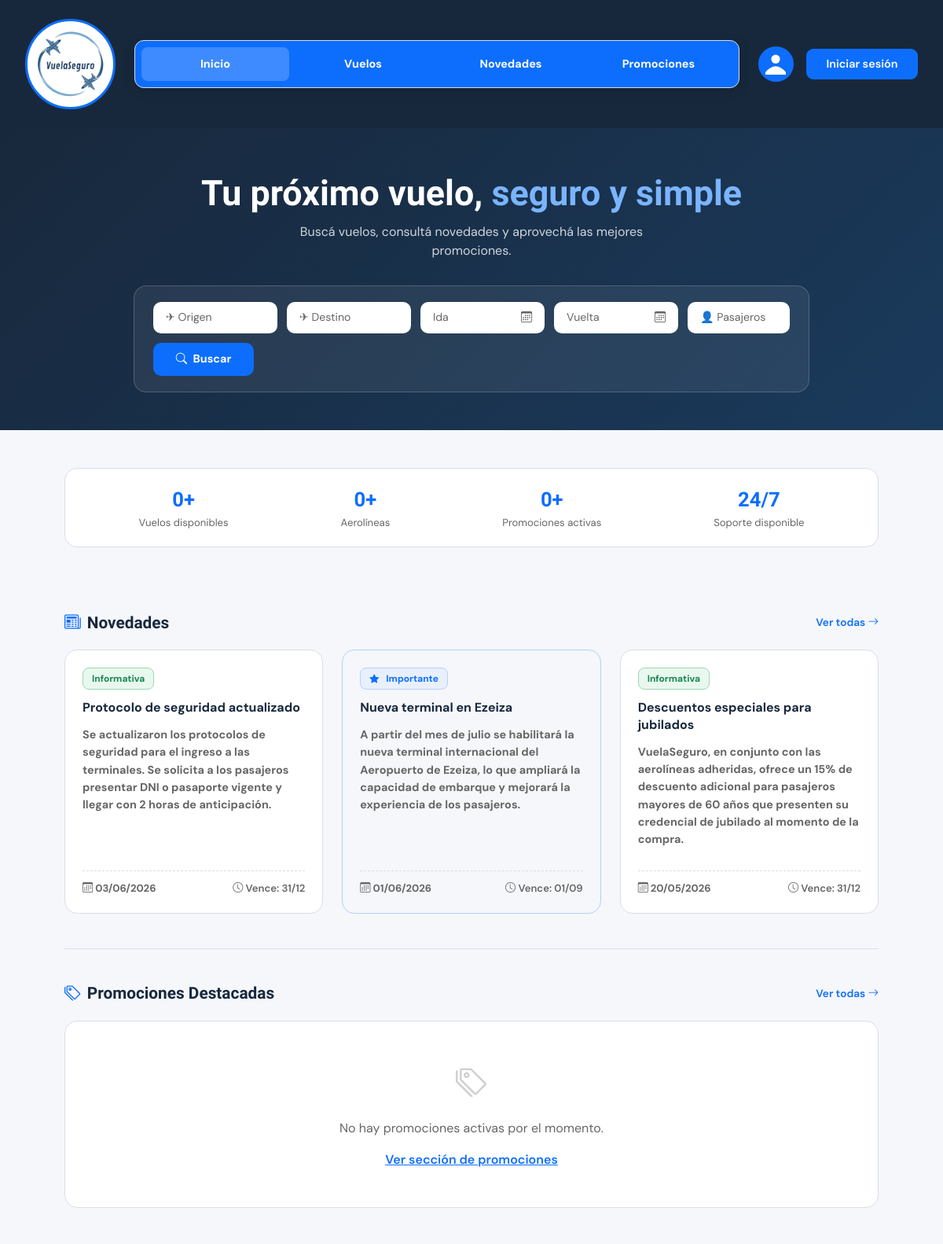
Before: /INDEX/index.php (upper part) with the older database file.
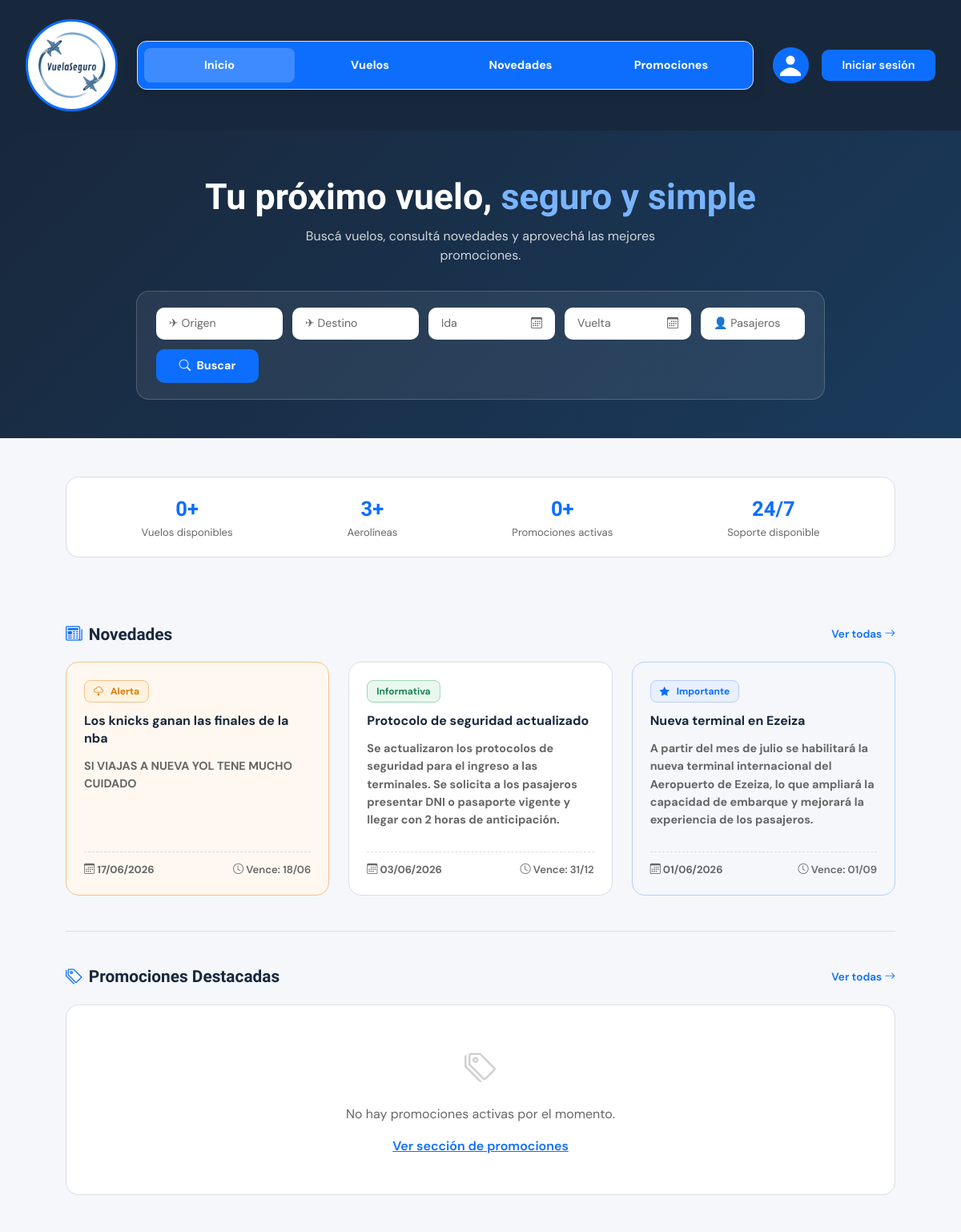
After: the same page with the newer database file.
### tables this page shows
CREATE TABLE `novedades` (
  `codNovedad` int(11) NOT NULL,
  `TituloNovedad` varchar(50) NOT NULL,
  `textoNovedad` text NOT NULL,
  `fechaPublicacionNovedad` date NOT NULL,
  `fechaExpiracionNovedad` date NOT NULL,
  `tipoNovedad` enum('Alerta','Importante','Informativa') NOT NULL
);

### INDEX/index.php (the view, shortened to what the changed rows need)
<?php
include_once('../conexion.inc');
$resNovedades = mysqli_query($link,
    "SELECT * FROM novedades
     WHERE fechaExpiracionNovedad >= CURDATE()
     ORDER BY fechaPublicacionNovedad DESC
     LIMIT 3");
function badgeNovedad($tipo) {
    return match($tipo) {
        'Importante'  => '<span class="badge-nov badge-imp"><i class="bi bi-star-fill me-1"></i>Importante</span>',
        'Alerta'      => '<span class="badge-nov badge-alt"><i class="bi bi-cloud-lightning me-1"></i>Alerta</span>',
        'Informativa' => '<span class="badge-nov badge-info">Informativa</span>',
        default       => '<span class="badge-nov badge-info">' . htmlspecialchars($tipo) . '</span>',
    };
}
function claseNovedad($tipo) {
    return match($tipo) {
        'Importante' => 'destacada',
        'Alerta'     => 'alerta',
        default      => '',
    };
}
?>
<!DOCTYPE html>
<html lang="es">
<head>
  <link href="https://cdn.jsdelivr.net/npm/bootstrap@5.3.3/dist/css/bootstrap.min.css" rel="stylesheet"/>
  <link rel="stylesheet" href="https://cdn.jsdelivr.net/npm/bootstrap-icons@1.13.1/font/bootstrap-icons.min.css">
  <link href="estilos-globales.css" rel="stylesheet">
  <link href="estilos-novedades.css" rel="stylesheet">
  <link href="estilos-inicio.css" rel="stylesheet">
</head>
<body>
<section class="hero">
  <h1>Tu próximo vuelo, <span style="color:#7ab4ff;">seguro y simple</span></h1>
</section>
<main class="container py-5" style="max-width:1060px;">
  <?php
  $totalAero    = mysqli_fetch_assoc(mysqli_query($link, "SELECT COUNT(*) AS n FROM aerolineas"))['n'] ?? 0;
  ?>
  <div class="stats-strip">
    <div class="stat-item">
      <div class="stat-num"><?= $totalAero ?>+</div>
      <div class="stat-label">Aerolíneas</div>
    </div>
  </div>
  <section class="seccion-bloque">
    <div class="seccion-titulo">
      <h2><i class="bi bi-newspaper me-2" style="color:var(--azul);"></i>Novedades</h2>
    </div>
    <?php if (!$resNovedades || mysqli_num_rows($resNovedades) === 0): ?>
      <p style="color:var(--gris);">No hay novedades vigentes por el momento.</p>
    <?php else: ?>
      <div class="row row-cols-1 row-cols-md-3 g-4">
        <?php while ($nov = mysqli_fetch_assoc($resNovedades)): ?>
          <div class="col">
            <div class="novedad-card <?= claseNovedad($nov['tipoNovedad']) ?> h-100">
              <?= badgeNovedad($nov['tipoNovedad']) ?>
              <div class="nov-titulo-card"><?= htmlspecialchars($nov['TituloNovedad']) ?></div>
              <p class="nov-texto"><?= htmlspecialchars($nov['textoNovedad']) ?></p>
              <div class="nov-fecha">
                <span><i class="bi bi-calendar3"></i> <?= date('d/m/Y', strtotime($nov['fechaPublicacionNovedad'])) ?></span>
                <span class="nov-vence"><i class="bi bi-clock"></i> Vence: <?= date('d/m', strtotime($nov['fechaExpiracionNovedad'])) ?></span>
              </div>
            </div>
          </div>
        <?php endwhile; ?>
      </div>
    <?php endif; ?>
  </section>
  <section class="seccion-bloque">
    <div class="seccion-titulo">
      <h2><i class="bi bi-tags me-2" style="color:var(--azul);"></i>Promociones Destacadas</h2>
    </div>
  </section>
</main>
</body>
</html>

Changed rows visible on the page:
no longer on this page (row unchanged): novedades: tipoNovedad "Informativa", TituloNovedad "Descuentos especiales para jubilados", textoNovedad "VuelaSeguro, en conjunto con las aerolíneas adheridas, ofrece un 15% de descuento adicional para pasajeros mayores de 60 años que presenten su credencial de jubilado al momento de la compra.", fechaPublicacionNovedad "20/05/2026", fechaExpiracionNovedad "31/12"
added novedades: tipoNovedad "Alerta", TituloNovedad "Los knicks ganan las finales de la nba", textoNovedad "SI VIAJAS A NUEVA YOL TENE MUCHO CUIDADO", fechaPublicacionNovedad "17/06/2026", fechaExpiracionNovedad "18/06"
Other visible differences:
$totalAero: "0" → "3"
